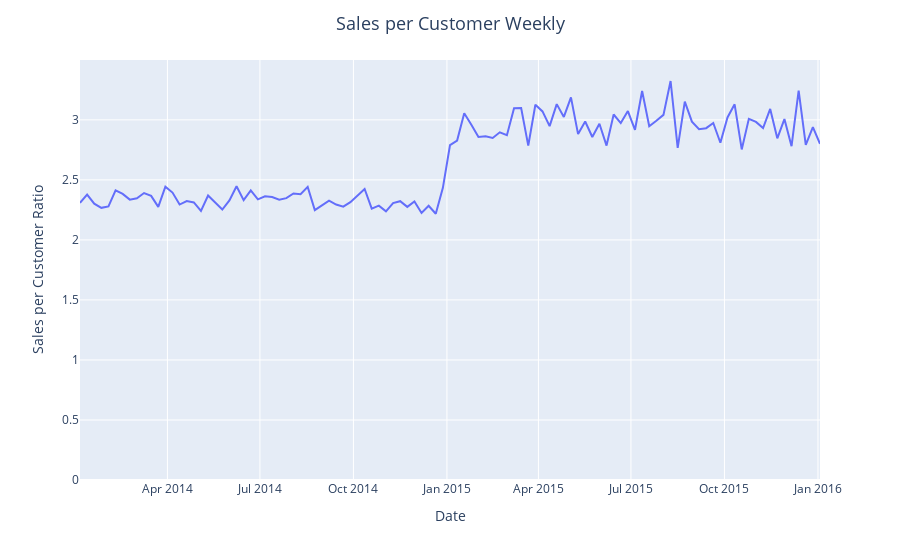

The notebook cell this image was saved under:
### Markdown cell above
# Sales per Customer Weekly

### Code cell
Sales_per_Customer = Sales_weekly / Unique_customer_weekly
fig = px.line(Sales_per_Customer, x=Sales_per_Customer.index, y=Sales_per_Customer,
              labels={'y': 'Sales per Customer Ratio'})
fig.update_layout(title_text='Sales per Customer Weekly',
                  title_x=0.5, title_font=dict(size=18))
fig.update_yaxes(rangemode="tozero")
fig.show()
